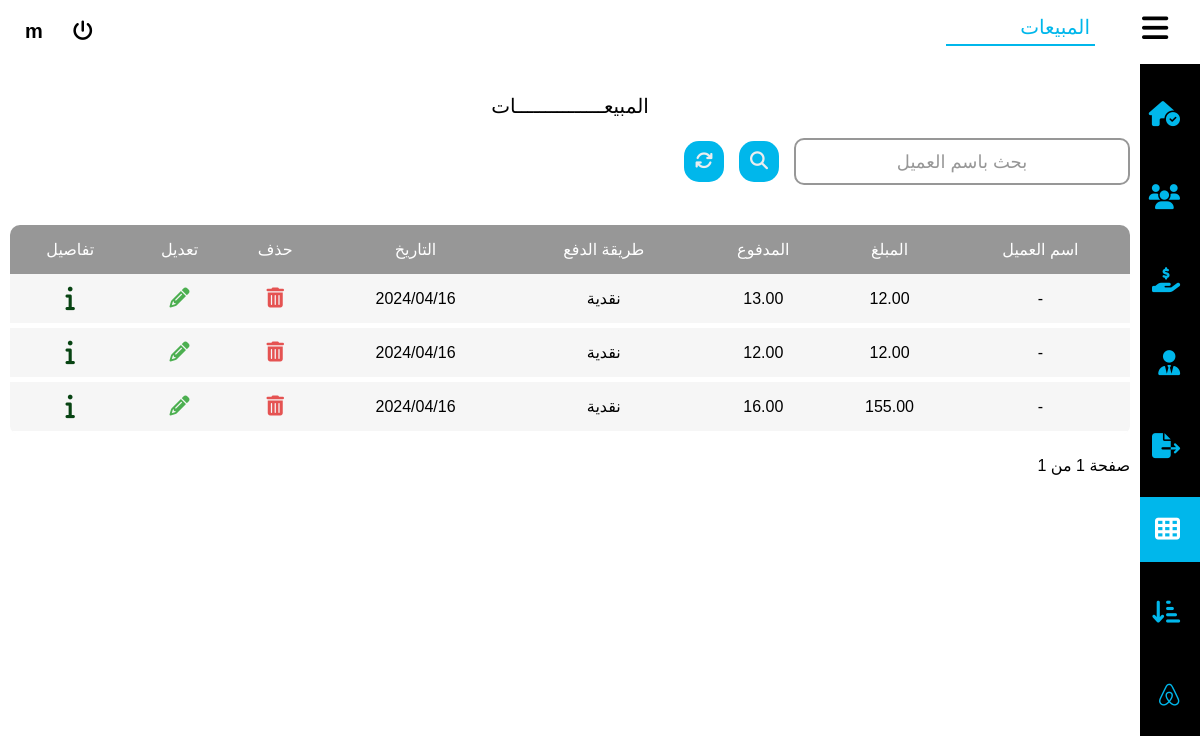
Page /profits (signed in) on the earlier database version.
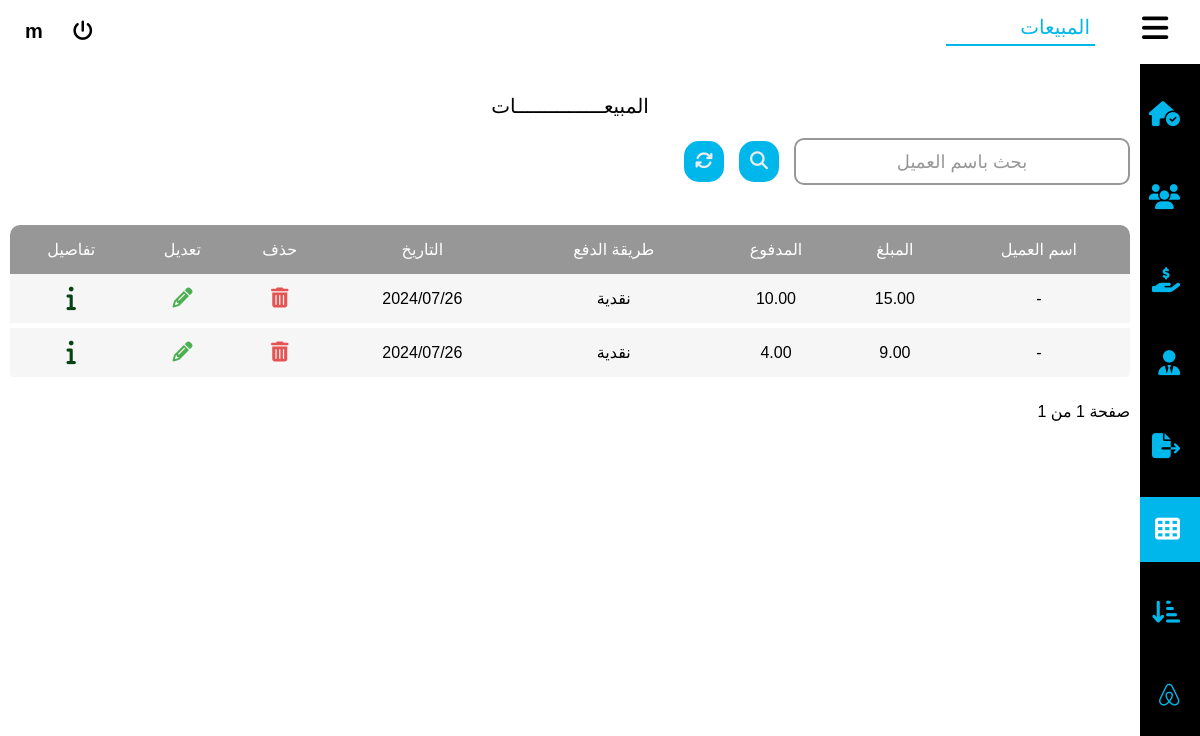
Same page on the later database version.
### user/models.py (models this page shows, shortened)
class Sale(models.Model):
    client = models.ForeignKey(Client, on_delete=models.CASCADE, null=True, blank=True)
    item = models.ForeignKey(Item, on_delete=models.CASCADE, null=True)
    client_name = models.CharField(max_length=100, blank=True, null=True)
    client_phone = models.CharField(max_length=100, blank=True, null=True)
    crash = models.CharField(max_length=100, blank=True, null=True)
    method = models.CharField(max_length=100, choices=(('محفظة', 'محفظة'), ('نقدية', 'نقدية')), default='نقدية')  # Use choices for 'method'
    date = models.DateTimeField(blank=True, null=True)
    sale_quantity = models.PositiveIntegerField(blank=True, null=True)
    sale_price = models.DecimalField(max_digits=10, decimal_places=2, blank=True, null=True)
    total = models.DecimalField(max_digits=10, decimal_places=2, blank=True, null=True)
    paid = models.DecimalField(max_digits=10, decimal_places=2, blank=True, null=True)
    remain = models.DecimalField(max_digits=10, decimal_places=2, blank=True, null=True)

class Client(models.Model):
    name = models.CharField(max_length=100,blank=True, null=True)
    phone = models.CharField(max_length=100, blank=True, null=True)
    opening_balance = models.DecimalField(max_digits=15, decimal_places=2, blank=True, null=True)
    notes = models.CharField(max_length=100, blank=True, null=True)

### user/views.py (the view)
# urls.py: path('profits',views.profits, name='profits' ),
@login_required(login_url="login")
def profits(request):
    page = request.GET.get('page')
    sale_list = paginate(Sale.objects.all().order_by("-date"), page, per_page=20)
    if 'search' in request.POST:
        search_input = request.POST.get('searchInput')
        sale_list = list(Sale.objects.filter(Q(client_name__icontains=search_input)))
    return render(request, "profits.html", {"sales": sale_list})

### user/views.py (called while the page is built)
def paginate(queryset, page, per_page=20):
    paginator = Paginator(queryset, per_page)
    try:
        return paginator.page(page)
    except PageNotAnInteger:
        return paginator.page(1)
    except EmptyPage:
        return paginator.page(paginator.num_pages)

### templates/profits.html (shortened to what the changed rows need)
{% load static %}
<!DOCTYPE html>
<html lang="en">
<head>
    <link rel="stylesheet" href=" {% static "css/style.css" %} ">
    <link rel="stylesheet" href=" {% static "css/all.min.css" %} ">
    <link rel="stylesheet" href=" {% static "css/fontawesome.min.css" %} ">
</head>
<body>
    <div class="backcon">
        <div class="leftcon">
            <div class="status">
                <h2>المبيعـــــــــــــــات</h2>
                <div style="width: 100%; overflow: scroll;">
                    {% if sales %}
                    <table class="sellstable">
                        <thead>
                            <tr>
                                <th>اسم العميل</th>
                                <th>المبلغ</th>
                                <th>المدفوع</th>
                                <th>طريقة الدفع</th>
                                <th>التاريخ</th>
                                <th>حذف</th>
                                <th>تعديل</th>
                                <th>تفاصيل</th>
                            </tr>
                        </thead>
                        <tbody>
                            {% for sale in sales %}
                            <tr>
                                <td>{{sale.client.name}}</td>
                                <td>{{sale.total}}</td>
                                <td>{{sale.paid}}</td>
                                <td>{{sale.method}}</td>
                                <td>{{sale.date|date:"20y/m/d"}}</td>
                                <td><button class="sellsdel" id="sellsdel" metadata='
                                    <form method="post" action="{% url "saleDelete" sale.id %}" style="width: 100%;display: flex;align-items: center;justify-content: center;flex-direction: column;">
                                        {% csrf_token %}
                                        <div class="addsell" style="padding: 20px;flex-direction:column;">
                                            <h3 style="color:#3D4B64;">حذف عملية بيع</h3>
                                            <br>
                                            <i class="fa-regular fa-trash-can" style="color: #ff3333;font-size: 100px;"></i>
                                            <br>
                                        </div>
                                        <button name="saleDelete" class="sellbtn">حذف</button>
                                    </form>
                                    '><i class="fa-solid fa-trash-can"></i></button></td>
                                    <td><button class="sellsup" id="sellsup" metadata='
                                        <form method="post" action="{% url "saleUpdate" sale.id %}" style="width: 100%;display: flex;align-items: center;justify-content: center;flex-direction: column;">
                                            {% csrf_token %}
                                            <h3 style="color:#3D4B64;">تعديل عملية بيع</h3>
                                            <div class="addsell" style="padding-top: 70px;">
                                                <div class="wraper" style="position: absolute;  left: 35%; top: 20%;z-index: 15;">
                                                    <div class="first">
                                                        <input value="{{sale.client.name}}" name="client_name" type="text" id="search_bar" class="search_bar" required >
                                                        <span>اسم العميل</span>
                                                    </div>
                                                    <div class="search_res" id="search_res">
                                                        <table id="suplliersull">
                                                            <th></th>
                                                            <tbody id="suplliersul">
                                                                <tr><td></td></tr>
                                                        </tbody>
                                                    </table>
                                                </div>
                                            </div>
                                            <div class="wraper" style="width: 20%;">
                                                <div class="second">
                                                    <input value="{{sale.paid}}" min="0" name="paid" type="number" id="search_bar" class="search_bar" required>
                                                    <span>المدفوع</span>
                                                </div>
                                            </div>
                                            <div class="wraper" style="width: 70%;margin:10px;">
                                                <div class="second">
                                                    <select name="method"  style="font-size:18px;" id="search_bar" class="search_bar">
                                                        <option style="font-size:18px;" value="{{sale.method}}">{{sale.method}}</option>
                                                        <option style="font-size:18px;" value="نقدية">نقدية</option>
                                                        <option style="font-size:18px;" value="محفظة">محفظة</option>
                                                    </select>
                                                    <span>طريقة الدفع</span>
                                                </div>
                                            </div>
                                        </div>
                                        <button name="saleUpdate" class="sellbtn">تعديل</button>
                                    </form>
                                    '><i class="fa-solid fa-pencil"></i></button></td>
                                    <td><button class="sellinfo" id="sellsup" metadata='
                                        <form method="post" action="" style="width: 100%;display: flex;align-items: center;justify-content: center;flex-direction: column;">
                                            <h3 style="color:#3D4B64;">تفاصيل البيع</h3>
                                            <div class="addsell">
                                                <ul>
                                                    <li>اسم المنتج : <span>{{sale.item.name}}</span></li>
                                                    <li>النوع : <span>{{sale.item.kind.name}}</span></li>
                                                    <li>الماركة : <span>{{sale.item.prand}}</span></li>
                                                    <li>سعر بيع المنتج : <span>{{sale.sale_price}}</span></li>
                                                    <li> الكمية المباعة : <span>{{sale.sale_quantity}}</span></li>
                                                    <li> اجمالي التكلفة : <span>{{sale.total}}</span></li>
                                                </ul>
                                            </div>'><i class="fa-solid fa-info"></i></button></td>
                                </tr>
                                {% endfor %}
                            </tbody>
                        </table>
                </div>
                {% else %}
                <h2 style="width: 100%;text-align: center;color: #303C54;margin-bottom: 20px;">لا يوجد مبيعات</h2>
                {% endif %}    </div>
        </div>
    </div>
</body>
</html>

Differences in the rows shown:
removed Sale: client.name "-", total "12.00", paid "13.00", method "نقدية", date "2024/04/16"
removed Sale: client.name "-", total "12.00", paid "12.00", method "نقدية", date "2024/04/16"
removed Sale: client.name "-", total "155.00", paid "16.00", method "نقدية", date "2024/04/16"
added Sale: client.name "-", total "15.00", paid "10.00", method "نقدية", date "2024/07/26"
added Sale: client.name "-", total "9.00", paid "4.00", method "نقدية", date "2024/07/26"
